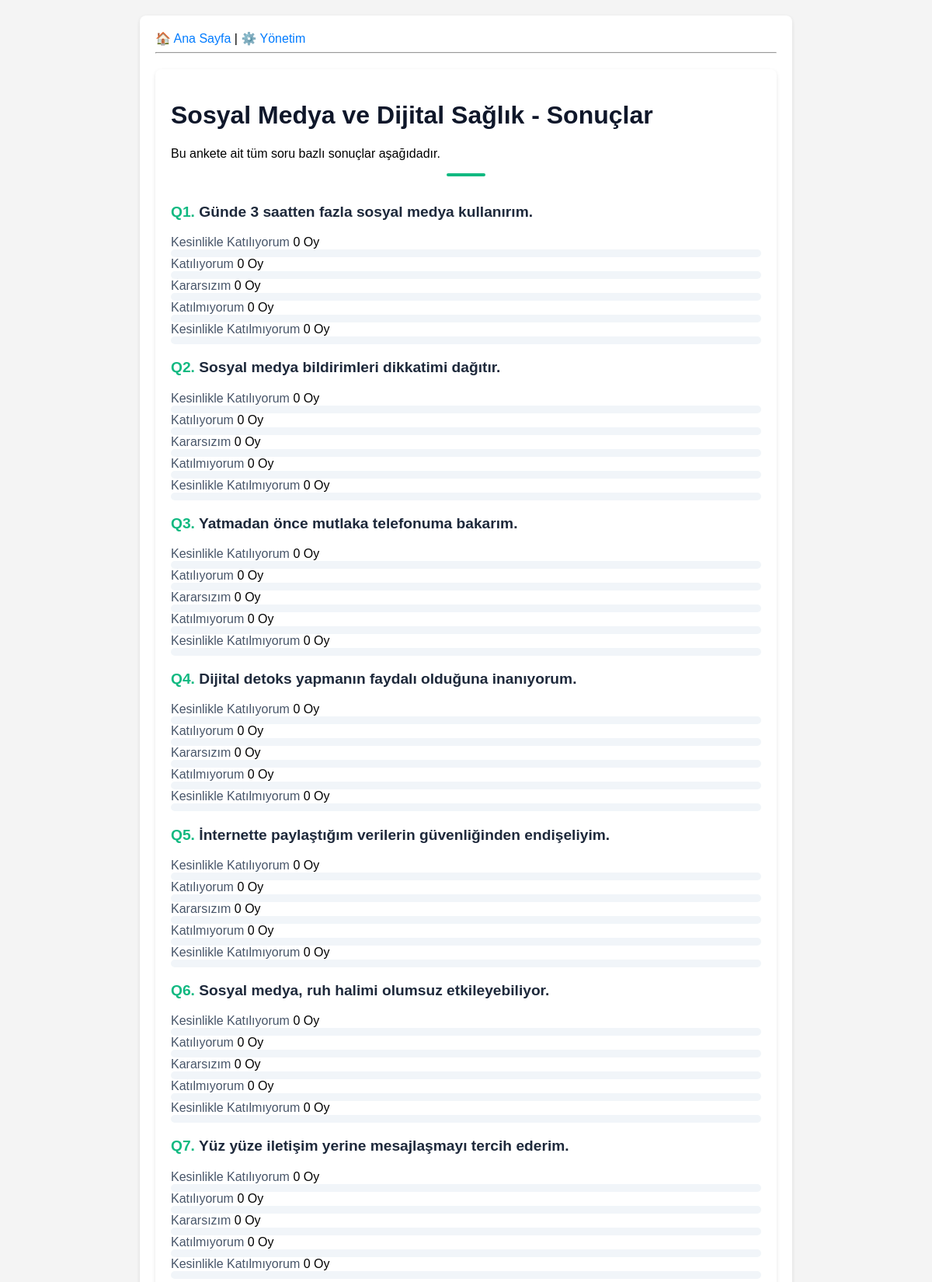
The app's page /anketler/4/sonuclar/ (upper part) with its own data.
### anketler/models.py (models this page shows, shortened)
class Anket(models.Model):
    baslik = models.CharField("Anket Başlığı", max_length=200)
    aciklama = models.TextField("Açıklama", blank=True, null=True)
    yayin_tarihi = models.DateTimeField("Yayınlanma Tarihi", default=timezone.now)

class Soru(models.Model):
    anket = models.ForeignKey(Anket, on_delete=models.CASCADE, related_name="sorular")
    soru_metni = models.CharField(max_length=200)

class Secenek(models.Model):
    soru = models.ForeignKey(Soru, on_delete=models.CASCADE, related_name="secenekler")
    secenek_metni = models.CharField(max_length=200)
    oy_sayisi = models.IntegerField(default=0)

### anketler/views.py (the view)
# urls.py: path("<int:pk>/sonuclar/", views.SonucGorunumu.as_view(), name="sonuclar"),
class SonucGorunumu(generic.DetailView):
    model = Anket
    template_name = "anketler/sonuclar.html"

### anketler/templates/anketler/sonuclar.html (shortened to what this page needs)
{% extends "anketler/base.html" %}
{% block content %}
<div class="container mt-5 mb-5" style="max-width: 800px;">
    <div class="text-center mb-5">
        <h1 style="font-weight: 800; color: #0f172a;">{{ anket.baslik }} - Sonuçlar</h1>
        <p class="text-muted">Bu ankete ait tüm soru bazlı sonuçlar aşağıdadır.</p>
        <div style="height: 4px; width: 50px; background: #10b981; margin: 1rem auto; border-radius: 2px;"></div>
    </div>
    {% for soru in anket.sorular.all %}
        <div class="card shadow-sm border-0 rounded-4 mb-4" style="background: white; overflow: hidden;">
            <div class="card-header bg-white border-0 pt-4 px-4">
                <h3 style="font-size: 1.2rem; font-weight: 700; color: #1e293b;">
                    <span style="color: #10b981;">Q{{ forloop.counter }}.</span> {{ soru.soru_metni }}
                </h3>
            </div>
            <div class="card-body px-4 pb-4">
                {% for secenek in soru.secenekler.all %}
                    <div class="mb-3">
                        <div class="d-flex justify-content-between align-items-center mb-1">
                            <span style="font-weight: 500; color: #475569;">{{ secenek.secenek_metni }}</span>
                            <span class="badge bg-light text-dark border">{{ secenek.oy_sayisi }} Oy</span>
                        </div>
                        <div class="progress" style="height: 10px; border-radius: 5px; background-color: #f1f5f9;">
                        </div>
                    </div>
                {% endfor %}
            </div>
        </div>
    {% endfor %}
</div>
{% endblock %}

### Part8/anketler/templates/anketler/base.html (style rules this page uses)
body { font-family: sans-serif; background-color: #f4f4f4; margin: 0; padding: 0; }
.container { max-width: 800px; margin: 20px auto; background: white; padding: 20px; border-radius: 8px; box-shadow: 0 2px 5px rgba(0,0,0,0.1); }
h1 { color: #333; }

### records on screen
Anket: baslik "Sosyal Medya ve Dijital Sağlık"
Soru: soru_metni "Günde 3 saatten fazla sosyal medya kullanırım."
Secenek: secenek_metni "Kesinlikle Katılıyorum", oy_sayisi "0"
Secenek: secenek_metni "Katılıyorum", oy_sayisi "0"
Secenek: secenek_metni "Kararsızım", oy_sayisi "0"
Secenek: secenek_metni "Katılmıyorum", oy_sayisi "0"
Secenek: secenek_metni "Kesinlikle Katılmıyorum", oy_sayisi "0"
Soru: soru_metni "Sosyal medya bildirimleri dikkatimi dağıtır."
Secenek: secenek_metni "Kesinlikle Katılıyorum", oy_sayisi "0"
Secenek: secenek_metni "Katılıyorum", oy_sayisi "0"
Secenek: secenek_metni "Kararsızım", oy_sayisi "0"
Secenek: secenek_metni "Katılmıyorum", oy_sayisi "0"
Secenek: secenek_metni "Kesinlikle Katılmıyorum", oy_sayisi "0"
Soru: soru_metni "Yatmadan önce mutlaka telefonuma bakarım."
Secenek: secenek_metni "Kesinlikle Katılıyorum", oy_sayisi "0"
Secenek: secenek_metni "Katılıyorum", oy_sayisi "0"
Secenek: secenek_metni "Kararsızım", oy_sayisi "0"
Secenek: secenek_metni "Katılmıyorum", oy_sayisi "0"
Secenek: secenek_metni "Kesinlikle Katılmıyorum", oy_sayisi "0"
Soru: soru_metni "Dijital detoks yapmanın faydalı olduğuna inanıyorum."
Secenek: secenek_metni "Kesinlikle Katılıyorum", oy_sayisi "0"
Secenek: secenek_metni "Katılıyorum", oy_sayisi "0"
Secenek: secenek_metni "Kararsızım", oy_sayisi "0"
Secenek: secenek_metni "Katılmıyorum", oy_sayisi "0"
Secenek: secenek_metni "Kesinlikle Katılmıyorum", oy_sayisi "0"
Soru: soru_metni "İnternette paylaştığım verilerin güvenliğinden endişeliyim."
Secenek: secenek_metni "Kesinlikle Katılıyorum", oy_sayisi "0"
Secenek: secenek_metni "Katılıyorum", oy_sayisi "0"
Secenek: secenek_metni "Kararsızım", oy_sayisi "0"
Secenek: secenek_metni "Katılmıyorum", oy_sayisi "0"
Secenek: secenek_metni "Kesinlikle Katılmıyorum", oy_sayisi "0"
Soru: soru_metni "Sosyal medya, ruh halimi olumsuz etkileyebiliyor."
Secenek: secenek_metni "Kesinlikle Katılıyorum", oy_sayisi "0"
Secenek: secenek_metni "Katılıyorum", oy_sayisi "0"
Secenek: secenek_metni "Kararsızım", oy_sayisi "0"
Secenek: secenek_metni "Katılmıyorum", oy_sayisi "0"
Secenek: secenek_metni "Kesinlikle Katılmıyorum", oy_sayisi "0"
Soru: soru_metni "Yüz yüze iletişim yerine mesajlaşmayı tercih ederim."
Secenek: secenek_metni "Kesinlikle Katılıyorum", oy_sayisi "0"
Secenek: secenek_metni "Katılıyorum", oy_sayisi "0"
Secenek: secenek_metni "Kararsızım", oy_sayisi "0"
Secenek: secenek_metni "Katılmıyorum", oy_sayisi "0"
Secenek: secenek_metni "Kesinlikle Katılmıyorum", oy_sayisi "0"
